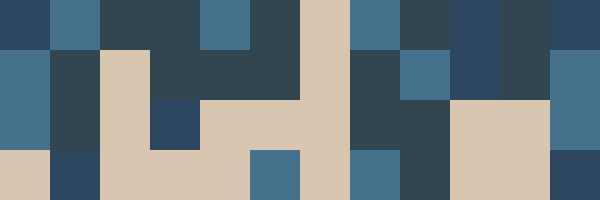
Frame 1 (no input)
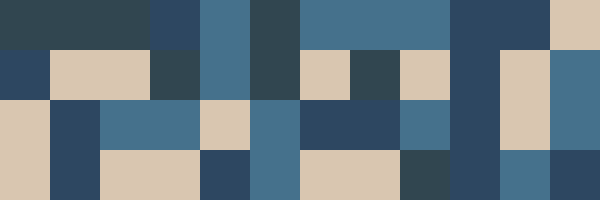
Frame 60 (the mouse pressed at the canvas centre just before this capture)
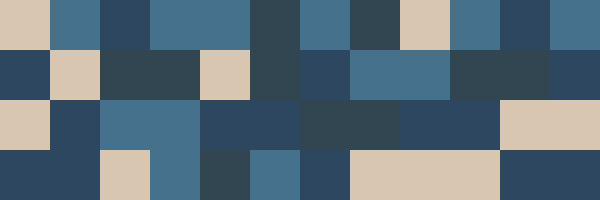
Frame 120 (the mouse held since frame 60 and released just before this capture)

The Processing sketch that drew these frames (run headless with seeded random() and noise(); from frame 60 on, the mouse is pressed at the canvas centre):

// Processing sketch: processing_159106
// ── processing_159106.pde

color[]beach = {#D9C6B0, #314650, #2D4761, #45718C, #B6E1F2};
color[]palette=beach;

int s = 50;

void setup()
{
  size(600,200);
  background(palette[0]);
  smooth();
  noStroke();
  
  for(int x=0;x<width;x+=s)
  {
    for(int y=0; y<height; y+=s)
    {
      fill(palette[int(random(0,4))]);
      rect(x,y,s,s);
    }
  }
}

void draw()
{
  fill(palette[int(random(0,4))]);
  int x=int(random(width/s))*s;
  int y=int(random(height/s))*s;
  rect(x,y,s,s);
}

void mouseClicked()
{
  noLoop();
}
